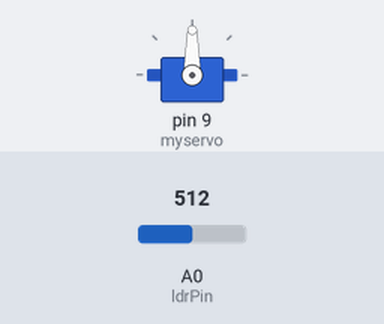
Bench run of a sketch on a simulated Arduino Uno, built with avr-gcc and run on an emulated ATmega328P. On the bench: servo. The test bench sets the inputs (shaded band); at power-on: A0 (ldrPin) = 512.

Above: at 1.2 s.
1.3 s: A0 (ldrPin) set to 716
At 1.6 s:
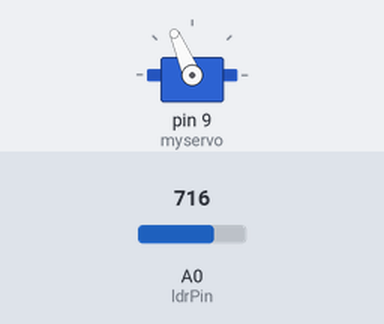
2.8 s: A0 (ldrPin) set to 900
At 3.9 s:
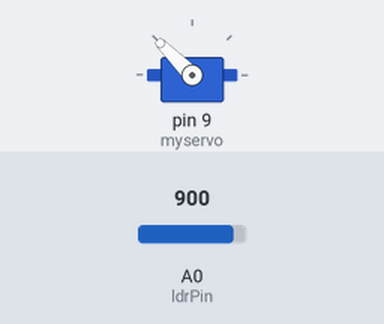
4.3 s: A0 (ldrPin) set to 1023
At 5.1 s:
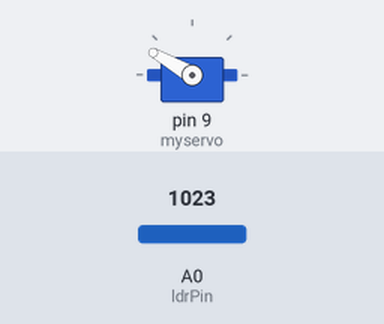
5.8 s: A0 (ldrPin) set to 306
At 6.2 s:
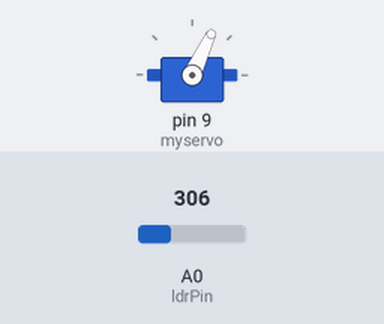
7.3 s: A0 (ldrPin) set to 140
At 8.6 s:
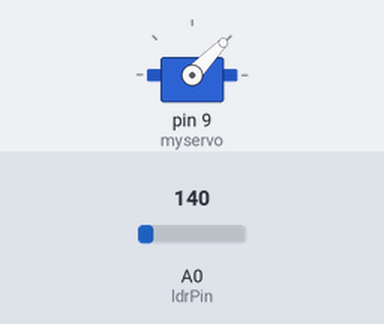
Timing chart, 0 to 9.8 s (numbered marks = the images above; inputs shaded):
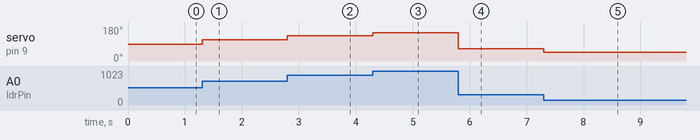

Measured:
- after the input at 1.3 s, servo on pin 9 (myservo): 90° → 113° at once
- after the input at 2.8 s, servo on pin 9 (myservo): 113° → 135° at once
- after the input at 4.3 s, servo on pin 9 (myservo): 135° → 150° at once
- after the input at 5.8 s, servo on pin 9 (myservo): 150° → 65° at once
- after the input at 7.3 s, servo on pin 9 (myservo): 65° → 46° at once

The sketch:

miServo1.ino
```cpp
#include <Servo.h>

int intensidad = 0;
int intensidadMapeada = 0;
int servoMax = 150;
int servoMin = 30;

int ldrPin = A0;
Servo myservo;


int pos = 0;

void setup() {
  myservo.attach(9);
}

void loop() {
  intensidad = analogRead(A0);
  intensidadMapeada = map(intensidad, 0, 1023, servoMin,servoMax);
  pos = intensidadMapeada;

    myservo.write(pos);

  }
```
